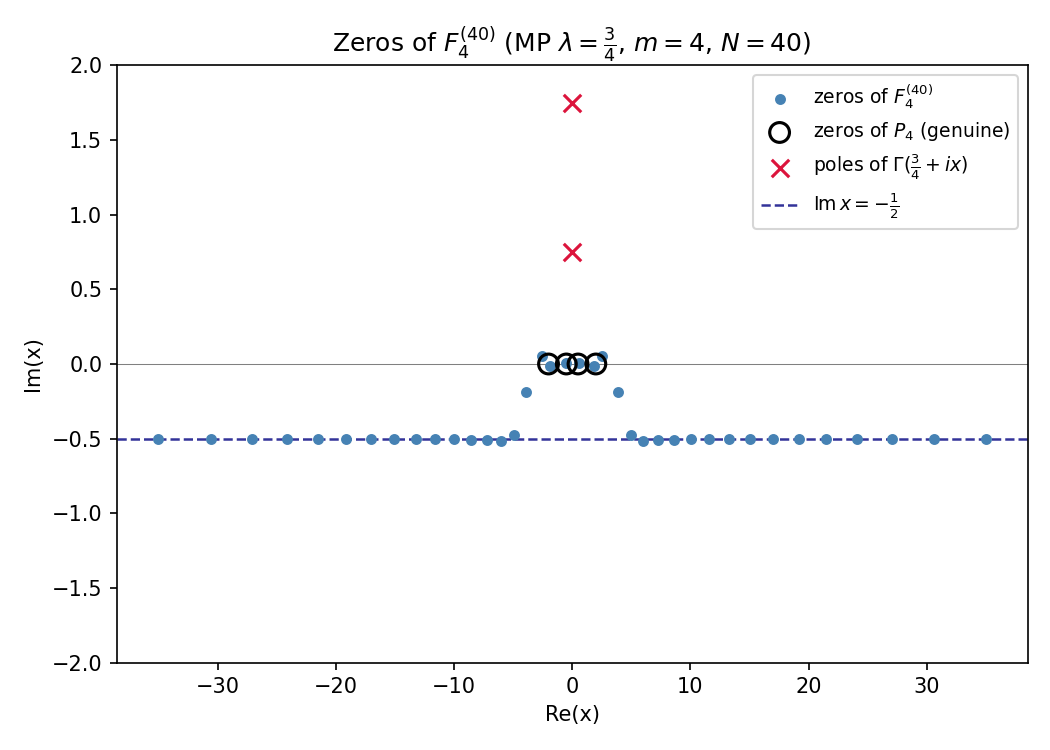

Reproduce this figure in Python.
"""Single-panel: complex zeros of F_4^(40) for MP lambda=3/4,
with dashed accumulation line Im x = -1/2."""
import mpmath as mp
import pickle
import os
import sys
sys.path.insert(0, os.path.dirname(__file__))

mp.mp.dps = 60

with open("mp34_dual_matching.pkl", "rb") as f:
    nrm, C = pickle.load(f)

h0 = nrm[0]
pref = mp.pi**2 / 2


def h34(n):
    return h0 * mp.gamma(n + mp.mpf(3)/2) / (mp.gamma(mp.mpf(3)/2) * mp.fac(n))


def GF_34_correct(w, u):
    zeta = (1 + 1j*w) * (1 + 1j*u) / ((1 - 1j*w) * (1 - 1j*u))
    return pref * mp.hyperu(mp.mpf(3)/2, 1, zeta) / ((1 - 1j*w) * (1 - 1j*u))**(mp.mpf(3)/2)


KMAX = 40
CACHE_ROW = "mp34_row_coeffs_v3.pkl"

with open(CACHE_ROW, "rb") as f:
    C_rows = pickle.load(f)
print(f"Loaded {CACHE_ROW}")

from fractions import Fraction


def mp34_poly_coeffs(nmax):
    polys = [[Fraction(1)], [Fraction(0), Fraction(2)]]
    for n in range(1, nmax):
        pn, pm = polys[n], polys[n-1]
        nxt = [Fraction(0)] * (n + 2)
        for j, c_coeff in enumerate(pn):
            nxt[j+1] += 2 * c_coeff
        for j, c_coeff in enumerate(pm):
            nxt[j] -= (Fraction(n) + Fraction(1, 2)) * c_coeff
        polys.append([x / (n + 1) for x in nxt])
    return polys


POLYS34 = mp34_poly_coeffs(KMAX + 2)


def approximant_coeffs(m, N):
    coeffs = [mp.mpc(0)] * (N + 1)
    for k in range(N + 1):
        wk = C_rows.get((m, k), 0) / mp.sqrt(h34(k))
        for j, co in enumerate(POLYS34[k]):
            coeffs[j] += wk * mp.mpf(co.numerator) / mp.mpf(co.denominator)
    while len(coeffs) > 1 and coeffs[-1] == 0:
        coeffs.pop()
    return coeffs


def zeros_of_approx(m, N):
    cs = approximant_coeffs(m, N)
    return mp.polyroots(cs[::-1], maxsteps=500, extraprec=600)


import matplotlib
matplotlib.use("Agg")
import matplotlib.pyplot as plt

m, N = 4, 40
print(f"Computing zeros of F_{m}^({N}) for MP lambda=3/4...")
z4 = zeros_of_approx(m, N)
print(f"  {len(z4)} zeros found")

# Genuine zeros of P_4 (lambda=3/4)
p4_coeffs = [mp.mpf(co.numerator)/mp.mpf(co.denominator) for co in POLYS34[4][::-1]]
r4 = mp.polyroots(p4_coeffs)

fig, ax = plt.subplots(figsize=(7, 5))

ax.scatter([float(z.real) for z in z4],
           [float(z.imag) for z in z4],
           s=18, color="steelblue", label=r"zeros of $F_4^{(40)}$", zorder=3)

ax.scatter([float(z.real) for z in r4],
           [float(z.imag) for z in r4],
           s=90, facecolors="none", edgecolors="k", linewidths=1.5,
           label=r"zeros of $P_4$ (genuine)", zorder=4)

# Pole markers
poles_34 = [0.75, 1.75, 2.75]
ax.scatter([0]*len(poles_34), poles_34, marker="x", s=70, color="crimson",
           label=r"poles of $\Gamma(\frac{3}{4}+ix)$", zorder=4)

# Accumulation line Im x = -1/2
ax.axhline(-0.5, color="navy", lw=1.2, ls="--",
           label=r"Im$\,x = -\frac{1}{2}$", alpha=0.8)
ax.axhline(0, color="gray", lw=0.5)

ax.set_title(r"Zeros of $F_4^{(40)}$ (MP $\lambda=\frac{3}{4}$, $m=4$, $N=40$)", fontsize=12)
ax.set_xlabel("Re(x)")
ax.set_ylabel("Im(x)")
ax.set_ylim(-2, 2)
ax.legend(fontsize=9, loc="upper right")
plt.tight_layout()
plt.savefig("mp34_zeros_single.png", dpi=150)
print("Saved mp34_zeros_single.png")
